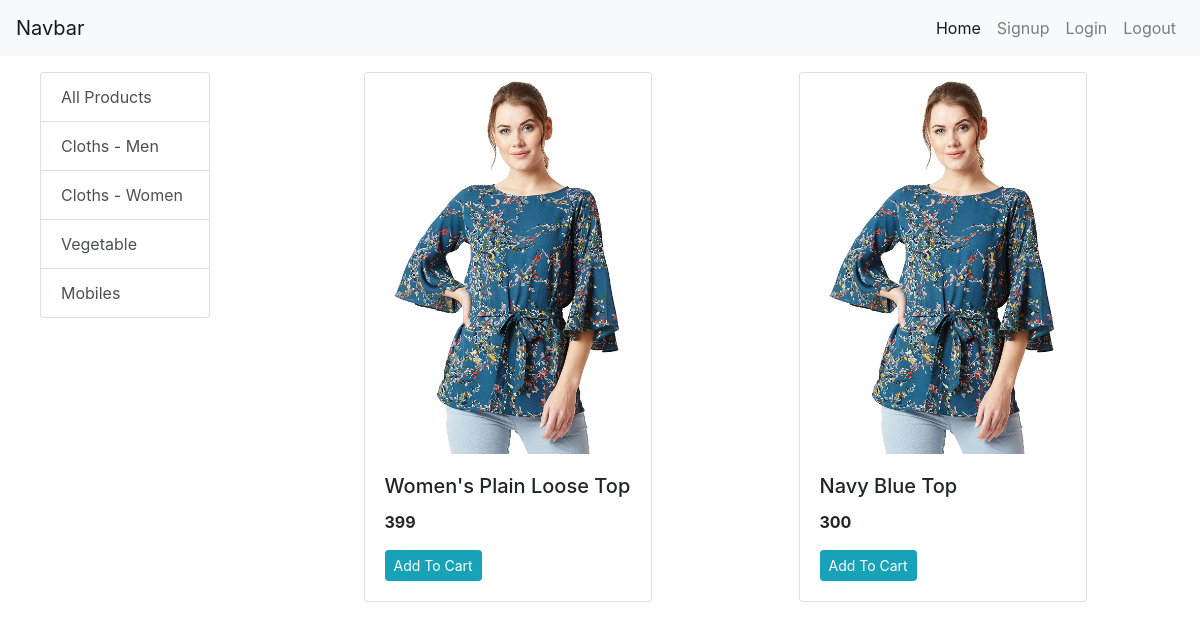
The app's page /?category=2 with its own data.
### store/models/category.py (models this page shows, shortened)
class Category(models.Model):
    name = models.CharField(max_length=20)
    @staticmethod
    def get_all_categories():
        return Category.objects.all()

### store/models/product.py (models this page shows, shortened)
class Product(models.Model):
    name = models.CharField(max_length=50)
    price = models.IntegerField(default=0)
    category = models.ForeignKey(Category, on_delete=models.CASCADE, default=1)
    description = models.CharField(max_length=200, default='', null=True, blank=True)
    image = models.ImageField(upload_to='uploads/products/')
    @staticmethod
    def get_all_products_by_categoryid(category_id):
        if category_id:
            return Product.objects.filter(category=category_id)
        else:
            return Product.get_all_products();

### store/views.py (the view)
# urls.py: path('', index, name='home'),
def index(request):
    products = None
    categories = Category.get_all_categories()
    categoryID = request.GET.get('category')
    if categoryID:
        products = Product.get_all_products_by_categoryid(categoryID)
    else:
        products = Product.get_all_products()
    data = {
        'products': products,
        'categories': categories
    }
    return render(request, 'index.html', data)

### store/templates/index.html
{% extends 'base.html' %}
{% block content %}
<div class="container-fluid">
  <div class="row">
    <div class="col-lg-2 mx-auto">
      <div class="list-group">
        <a href="/" class="list-group-item list-group-item-action">All Products</a>
        {% for category in categories %}
          <a href="/?category={{category.id}}" class="list-group-item list-group-item-action">{{category.name}}</a>
        {% endfor %}
      </div>
    </div>
    <div id="products" class="col-lg-9 mx-auto">
      <div class="row mx-auto">
        {% for product in products %}
          <div class="card mx-auto mb-3" style="width: 18rem;">
            <img class="card-img-top" src="{{product.image.url}}" alt="product image">
            <div class="card-body">
              <h5 class="card-title">{{product.name}}</h5>
              <p class="card-text"><b>{{product.price}}</b></p>
              <a href="#" class="btn btn-info btn-sm">Add To Cart</a>
            </div>
          </div>
        {% endfor %}
      </div>
    </div>
  </div>
</div>
{% endblock %}

### records on screen
Category: name "Cloths - Men"
Category: name "Cloths - Women"
Category: name "Vegetable"
Category: name "Mobiles"
Product: image (picture), name "Women's Plain Loose Top", price "399"
Product: image (picture), name "Navy Blue Top", price "300"
